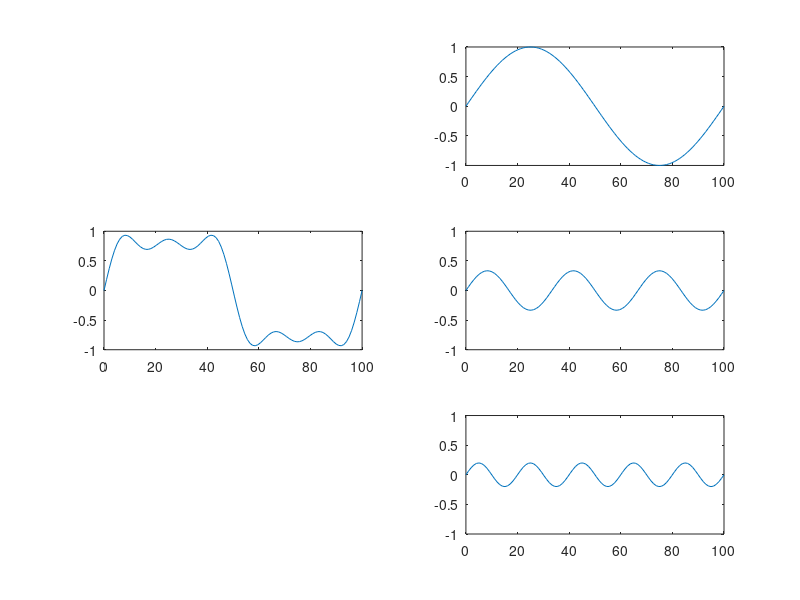
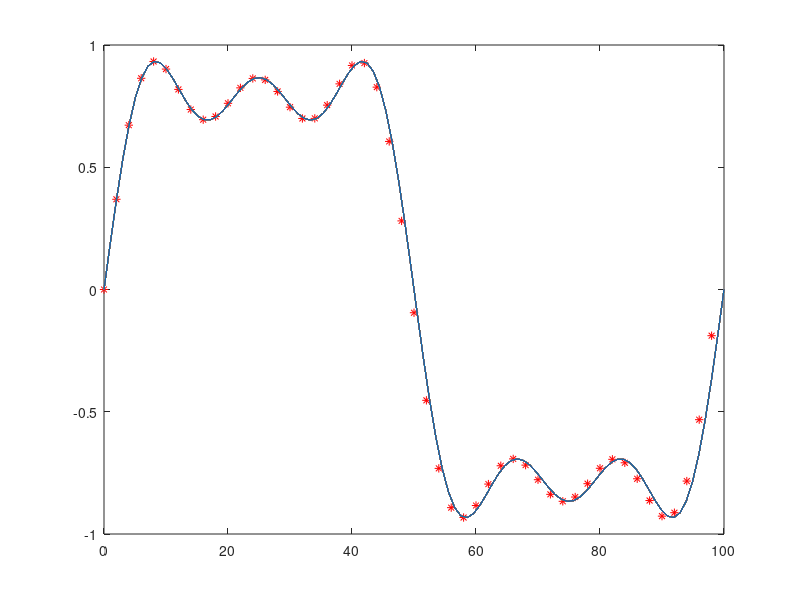
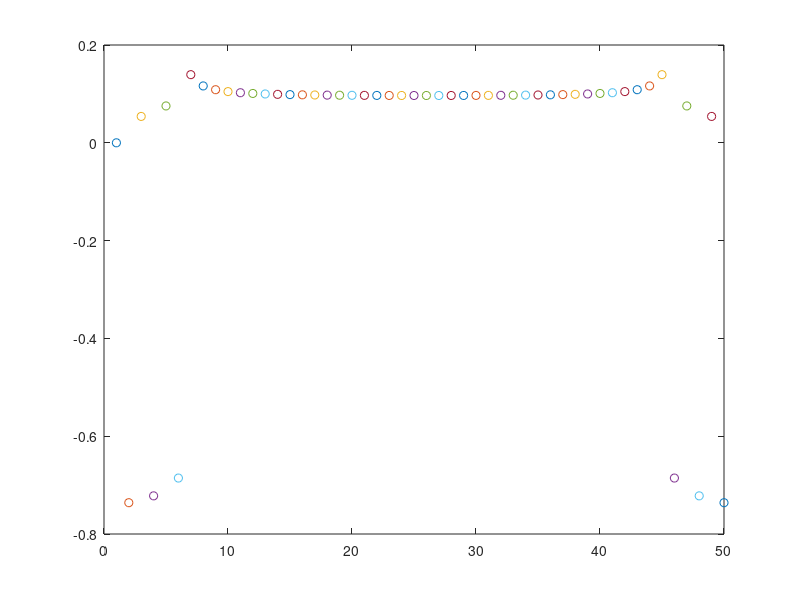
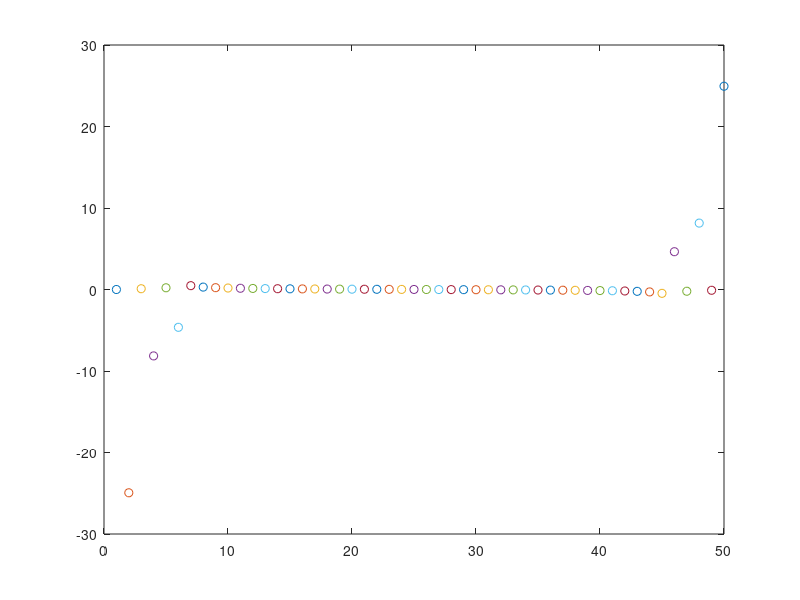

These figures' MATLAB source, in order:
M = 50;
x_k = 1;
DC1 = 0;
A1 = 1;
n1 = 1;
DC2 = 0;
A2 = 1/3;
n2 = 3;
DC3 = 0;
A3 = 1/5;
n3 = 5;
frekv = 0.01;
x = linspace(0,100);
y1 = zeros(1,length(x));
y2 = zeros(1,length(x));
y3 = zeros(1,length(x));
y1 = DC1 + A1 * sin((2*pi*frekv * n1)*x + 0);
y2 = DC2 + A2 * sin((2*pi*frekv * n2)*x + 0);
y3 = DC3 + A3 * sin((2*pi*frekv * n3)*x + 0);
yegesz = y1 + y2 + y3;
figure;
subplot(3,2,3);
plot(x,yegesz);
axis([0 100 -1 1])
hold on;
subplot(3,2,2);
plot(x,y1);
axis([0 100 -1 1])
hold on;
subplot(3,2,4);
plot(x,y2);
axis([0 100 -1 1])
hold on;
subplot(3,2,6);
plot(x,y3);
axis([0 100 -1 1])


%%50 pontban mintavetelezes
%%mert ertekek kiszamolasa
yegesz(1) = (DC1 + A1 * sin((2*pi*frekv * n1)*0 + 0))+ (DC2 + A2 * sin((2*pi*frekv * n2)*0 + 0)) + (DC3 + A3 * sin((2*pi*frekv * n3)*0 + 0));
figure;
for i = 2:2:101
    plot(i-2,yegesz(i-1), "r*",x,yegesz);
    hold on;
end

z = zeros(50,1);
p = 2;
z(1,1) = yegesz(1);
for i = 2:2:99
    z(p,1) = yegesz(i);
    p = p + 1;
end

%%DFT matrix feltoltese
DFT = zeros(50,50);
for i = 1:50
    for k = 1:50
        DFT(i,k) = exp((-1i*2*pi*(i-1)*(k-1))/50);
    end
end
%%transzformalas
transz = DFT * z;
%%valos resz es imag resz
valos = zeros(1,length(transz));
valos(1) = 0;
imaginarius = zeros(1,length(transz));
imaginarius(1) = 0;
for i = 2:length(transz)
    valos(i) = real(transz(i));
    imaginarius(i) = imag(transz(i));
end
%%kirajz
figure;
for i = 1:length(transz)
    plot(i,valos(i),'-o');
    hold on;
end
figure;
for i = 1:length(transz)
    plot(i,imaginarius(i),'-o');
    hold on;
end
%%niquist
figure;
for i = 1:length(transz)
    plot(valos(i),imaginarius(i),'-o');
    hold on;
end
%%arg es fazis
figure;
for i = 1:length(transz)
    valos1 = valos(i);
    imag1 = imaginarius(i);
    norma = sqrt(valos1.^2 + imag1.^2);
    plot(i,norma,"*");
    hold on;
end
figure;
for i = 1:length(transz)
    valos1 = valos(i);
    imag1 = imaginarius(i);
    fazis = atan2(imag1, valos1);
    plot(i,fazis,"*");
    hold on;
end
cut = 3;
for i = cut:length(transz)
    transz(i) = 0;
end
figure;
inverzDFT = inv(DFT)*transz;
for i = 1:50
    plot(i,inverzDFT(i),"*");
    hold on;
end

